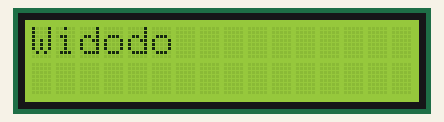
Recording of a sketch running on a simulated Arduino Uno, built for the host (arithmetic inside an expression is 32-bit, double 64-bit). Shown: 16×2 character LCD. What the sketch prints to the serial monitor is not drawn.

Above: at 5.2 s.
At 6.2 s:
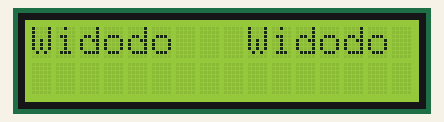
At 11.3 s:
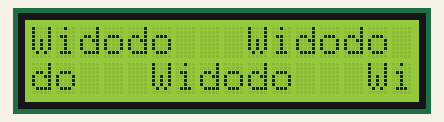
At 15.3 s:
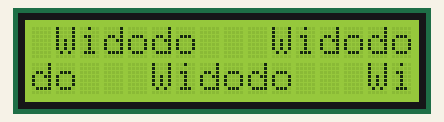
At 20.3 s:
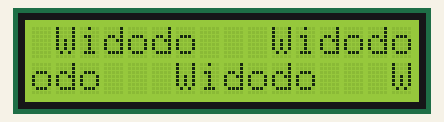
At 37.5 s:
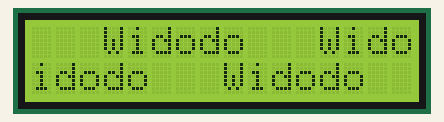

Measured:
- what the display in image 0 shows lasts 1.0 s, from 5.2 s to 6.2 s
- what the display in image 1 shows lasts 3.0 s, from 6.2 s to 9.2 s
- what the display in image 2 shows lasts 2.0 s, from 11.2 s to 13.2 s

The sketch:

Tx.ino
```cpp
#include <SoftwareSerial.h>
#include <LiquidCrystal_I2C.h>
#include <Keypad.h>

LiquidCrystal_I2C lcd(0x27, 16, 2);
const byte ROWS = 4;
const byte COLS = 4;

char hexaKeys[ROWS][COLS] = {
  {'1','2','3','A'},
  {'4','5','6','B'},
  {'7','8','9','C'},
  {'*','0','#','D'}
};
byte rowPins[ROWS] = {11,12,A0,A1};
byte colPins[COLS] = {A2,A3,A4,A5};
SoftwareSerial GSerial(2,3);
Keypad customKeypad = Keypad( makeKeymap(hexaKeys), rowPins, colPins, ROWS, COLS);
char keycount=0;
char code[5];


void setup() {
  delay(1000);
  Serial.begin(9600);
  Serial.println("Keyboard Test:");
  GSerial.begin(400);
  lcd.begin();
  // Print a message to the LCD.
  lcd.setCursor(0, 0);
  lcd.print(" LiFi - Wireless");
  lcd.setCursor(0, 1);
  lcd.print(" Communication  ");
  delay(1000);
  lcd.clear();
  lcd.setCursor(0, 0);
  lcd.print(" using Light    ");
  lcd.setCursor(0, 1);
  lcd.print(" TX TESTING ..  ");
  delay(1000);
  lcd.clear();
  lcd.setCursor(0, 0);
  lcd.print("  By Team BMES  ");
  lcd.setCursor(0,1);
  lcd.print("    bm-es.com   ");
  delay(1000);
  lcd.clear();
  GSerial.print('&');
}

void loop()
{
  String customKey = "Widodo   ";
  delay(1000);
  if(customKey && (customKey !='='))
  {
    if ((customKey == '#') || (customKey == '⸮'))
    {
      GSerial.print('^');
      lcd.setCursor(0, 1);
      lcd.print("                ");
      lcd.setCursor(0, 1);
    }
    else if (customKey == '*')
    {
      GSerial.print('&');
      lcd.clear();
    }
    else
    {
      // otherwise, just print all normal characters
      Serial.print(customKey);
      GSerial.print(customKey);
      lcd.print(customKey);
    }
  }
}
```
